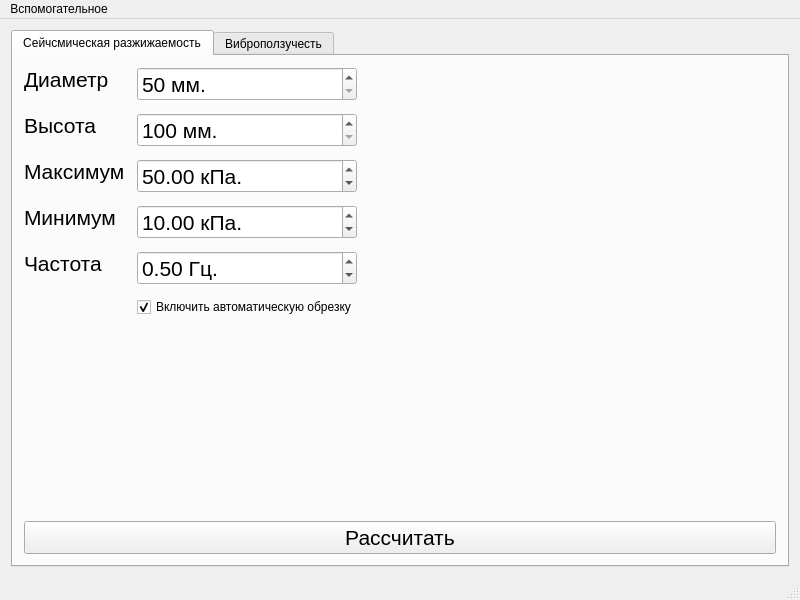
<?xml version="1.0" encoding="UTF-8"?>
<ui version="4.0">
 <class>MainWindow</class>
 <widget class="QMainWindow" name="MainWindow">
  <property name="geometry">
   <rect>
    <x>0</x>
    <y>0</y>
    <width>800</width>
    <height>600</height>
   </rect>
  </property>
  <property name="acceptDrops">
   <bool>true</bool>
  </property>
  <property name="windowTitle">
   <string>LigaVibroLab</string>
  </property>
  <property name="windowIcon">
   <iconset>
    <normaloff>../../Downloads/ground.png</normaloff>../../Downloads/ground.png</iconset>
  </property>
  <widget class="QWidget" name="centralWidget">
   <layout class="QHBoxLayout" name="horizontalLayout">
    <item>
     <widget class="QTabWidget" name="tabWidget">
      <property name="sizePolicy">
       <sizepolicy hsizetype="Expanding" vsizetype="Expanding">
        <horstretch>0</horstretch>
        <verstretch>0</verstretch>
       </sizepolicy>
      </property>
      <property name="currentIndex">
       <number>0</number>
      </property>
      <widget class="QWidget" name="seismic">
       <attribute name="title">
        <string>Сейчсмическая разжижаемость</string>
       </attribute>
       <layout class="QVBoxLayout" name="verticalLayout_3">
        <item>
         <layout class="QHBoxLayout" name="horizontalLayout_3">
          <item>
           <layout class="QFormLayout" name="formLayout_2">
            <property name="horizontalSpacing">
             <number>12</number>
            </property>
            <property name="verticalSpacing">
             <number>12</number>
            </property>
            <item row="0" column="0">
             <widget class="QLabel" name="label_9">
              <property name="sizePolicy">
               <sizepolicy hsizetype="Fixed" vsizetype="Fixed">
                <horstretch>0</horstretch>
                <verstretch>0</verstretch>
               </sizepolicy>
              </property>
              <property name="font">
               <font>
                <pointsize>16</pointsize>
               </font>
              </property>
              <property name="text">
               <string>Диаметр</string>
              </property>
             </widget>
            </item>
            <item row="0" column="1">
             <widget class="QSpinBox" name="diametrs_2">
              <property name="font">
               <font>
                <pointsize>16</pointsize>
               </font>
              </property>
              <property name="suffix">
               <string> мм.</string>
              </property>
              <property name="prefix">
               <string/>
              </property>
              <property name="minimum">
               <number>50</number>
              </property>
              <property name="maximum">
               <number>500</number>
              </property>
              <property name="singleStep">
               <number>10</number>
              </property>
             </widget>
            </item>
            <item row="1" column="0">
             <widget class="QLabel" name="label_10">
              <property name="sizePolicy">
               <sizepolicy hsizetype="Fixed" vsizetype="Fixed">
                <horstretch>0</horstretch>
                <verstretch>0</verstretch>
               </sizepolicy>
              </property>
              <property name="font">
               <font>
                <pointsize>16</pointsize>
               </font>
              </property>
              <property name="text">
               <string>Высота</string>
              </property>
             </widget>
            </item>
            <item row="1" column="1">
             <widget class="QSpinBox" name="height_2">
              <property name="font">
               <font>
                <pointsize>16</pointsize>
               </font>
              </property>
              <property name="suffix">
               <string> мм.</string>
              </property>
              <property name="prefix">
               <string/>
              </property>
              <property name="minimum">
               <number>100</number>
              </property>
              <property name="maximum">
               <number>500</number>
              </property>
              <property name="singleStep">
               <number>10</number>
              </property>
             </widget>
            </item>
            <item row="2" column="0">
             <widget class="QLabel" name="label_11">
              <property name="sizePolicy">
               <sizepolicy hsizetype="Fixed" vsizetype="Fixed">
                <horstretch>0</horstretch>
                <verstretch>0</verstretch>
               </sizepolicy>
              </property>
              <property name="font">
               <font>
                <pointsize>16</pointsize>
               </font>
              </property>
              <property name="text">
               <string>Максимум</string>
              </property>
             </widget>
            </item>
            <item row="2" column="1">
             <widget class="QDoubleSpinBox" name="maxAmpl_2">
              <property name="font">
               <font>
                <pointsize>16</pointsize>
               </font>
              </property>
              <property name="suffix">
               <string> кПа.</string>
              </property>
              <property name="maximum">
               <double>1000.000000000000000</double>
              </property>
              <property name="value">
               <double>50.000000000000000</double>
              </property>
             </widget>
            </item>
            <item row="3" column="0">
             <widget class="QLabel" name="label_13">
              <property name="sizePolicy">
               <sizepolicy hsizetype="Fixed" vsizetype="Fixed">
                <horstretch>0</horstretch>
                <verstretch>0</verstretch>
               </sizepolicy>
              </property>
              <property name="font">
               <font>
                <pointsize>16</pointsize>
               </font>
              </property>
              <property name="text">
               <string>Минимум</string>
              </property>
             </widget>
            </item>
            <item row="3" column="1">
             <widget class="QDoubleSpinBox" name="minAmpl_2">
              <property name="font">
               <font>
                <pointsize>16</pointsize>
               </font>
              </property>
              <property name="suffix">
               <string> кПа.</string>
              </property>
              <property name="maximum">
               <double>1000.000000000000000</double>
              </property>
              <property name="value">
               <double>10.000000000000000</double>
              </property>
             </widget>
            </item>
            <item row="4" column="0">
             <widget class="QLabel" name="label_12">
              <property name="sizePolicy">
               <sizepolicy hsizetype="Fixed" vsizetype="Fixed">
                <horstretch>0</horstretch>
                <verstretch>0</verstretch>
               </sizepolicy>
              </property>
              <property name="font">
               <font>
                <pointsize>16</pointsize>
               </font>
              </property>
              <property name="text">
               <string>Частота</string>
              </property>
             </widget>
            </item>
            <item row="4" column="1">
             <widget class="QDoubleSpinBox" name="frquency_2">
              <property name="font">
               <font>
                <pointsize>16</pointsize>
               </font>
              </property>
              <property name="suffix">
               <string> Гц.</string>
              </property>
              <property name="maximum">
               <double>10.000000000000000</double>
              </property>
              <property name="singleStep">
               <double>0.100000000000000</double>
              </property>
              <property name="value">
               <double>0.500000000000000</double>
              </property>
             </widget>
            </item>
            <item row="5" column="1">
             <widget class="QCheckBox" name="checkBox_2">
              <property name="text">
               <string>Включить автоматическую обрезку</string>
              </property>
              <property name="checked">
               <bool>true</bool>
              </property>
              <property name="tristate">
               <bool>false</bool>
              </property>
             </widget>
            </item>
           </layout>
          </item>
          <item>
           <spacer name="horizontalSpacer_3">
            <property name="orientation">
             <enum>Qt::Orientation::Horizontal</enum>
            </property>
            <property name="sizeHint" stdset="0">
             <size>
              <width>40</width>
              <height>20</height>
             </size>
            </property>
           </spacer>
          </item>
          <item>
           <spacer name="horizontalSpacer_4">
            <property name="orientation">
             <enum>Qt::Orientation::Horizontal</enum>
            </property>
            <property name="sizeHint" stdset="0">
             <size>
              <width>40</width>
              <height>20</height>
             </size>
            </property>
           </spacer>
          </item>
          <item>
           <layout class="QVBoxLayout" name="verticalLayout">
            <item>
             <spacer name="verticalSpacer">
              <property name="orientation">
               <enum>Qt::Orientation::Vertical</enum>
              </property>
              <property name="sizeType">
               <enum>QSizePolicy::Policy::Expanding</enum>
              </property>
              <property name="sizeHint" stdset="0">
               <size>
                <width>20</width>
                <height>40</height>
               </size>
              </property>
             </spacer>
            </item>
            <item>
             <widget class="QLabel" name="label">
              <property name="maximumSize">
               <size>
                <width>335</width>
                <height>75</height>
               </size>
              </property>
              <property name="text">
               <string/>
              </property>
              <property name="pixmap">
               <pixmap resource="resources.qrc">:/files/logo.png</pixmap>
              </property>
              <property name="scaledContents">
               <bool>true</bool>
              </property>
             </widget>
            </item>
            <item>
             <spacer name="verticalSpacer_2">
              <property name="orientation">
               <enum>Qt::Orientation::Vertical</enum>
              </property>
              <property name="sizeType">
               <enum>QSizePolicy::Policy::Maximum</enum>
              </property>
              <property name="sizeHint" stdset="0">
               <size>
                <width>20</width>
                <height>40</height>
               </size>
              </property>
             </spacer>
            </item>
           </layout>
          </item>
         </layout>
        </item>
        <item>
         <widget class="QPushButton" name="calculateVibro_2">
          <property name="font">
           <font>
            <pointsize>16</pointsize>
           </font>
          </property>
          <property name="text">
           <string>Рассчитать</string>
          </property>
         </widget>
        </item>
       </layout>
      </widget>
      <widget class="QWidget" name="vibrocreep">
       <attribute name="title">
        <string>Виброползучесть</string>
       </attribute>
       <layout class="QVBoxLayout" name="verticalLayout_4">
        <item>
         <layout class="QHBoxLayout" name="horizontalLayout_2">
          <item>
           <layout class="QFormLayout" name="formLayout">
            <property name="horizontalSpacing">
             <number>12</number>
            </property>
            <property name="verticalSpacing">
             <number>12</number>
            </property>
            <item row="0" column="0">
             <widget class="QLabel" name="label_5">
              <property name="sizePolicy">
               <sizepolicy hsizetype="Fixed" vsizetype="Fixed">
                <horstretch>0</horstretch>
                <verstretch>0</verstretch>
               </sizepolicy>
              </property>
              <property name="font">
               <font>
                <pointsize>16</pointsize>
               </font>
              </property>
              <property name="text">
               <string>Диаметр</string>
              </property>
             </widget>
            </item>
            <item row="0" column="1">
             <widget class="QSpinBox" name="diametrs">
              <property name="font">
               <font>
                <pointsize>16</pointsize>
               </font>
              </property>
              <property name="suffix">
               <string> мм.</string>
              </property>
              <property name="prefix">
               <string/>
              </property>
              <property name="minimum">
               <number>50</number>
              </property>
              <property name="maximum">
               <number>500</number>
              </property>
              <property name="singleStep">
               <number>10</number>
              </property>
             </widget>
            </item>
            <item row="1" column="0">
             <widget class="QLabel" name="label_6">
              <property name="sizePolicy">
               <sizepolicy hsizetype="Fixed" vsizetype="Fixed">
                <horstretch>0</horstretch>
                <verstretch>0</verstretch>
               </sizepolicy>
              </property>
              <property name="font">
               <font>
                <pointsize>16</pointsize>
               </font>
              </property>
              <property name="text">
               <string>Высота</string>
              </property>
             </widget>
            </item>
            <item row="1" column="1">
             <widget class="QSpinBox" name="height">
              <property name="font">
               <font>
                <pointsize>16</pointsize>
               </font>
              </property>
              <property name="suffix">
               <string> мм.</string>
              </property>
              <property name="prefix">
               <string/>
              </property>
              <property name="minimum">
               <number>100</number>
              </property>
              <property name="maximum">
               <number>500</number>
              </property>
              <property name="singleStep">
               <number>10</number>
              </property>
             </widget>
            </item>
            <item row="2" column="0">
             <widget class="QLabel" name="label_7">
              <property name="sizePolicy">
               <sizepolicy hsizetype="Fixed" vsizetype="Fixed">
                <horstretch>0</horstretch>
                <verstretch>0</verstretch>
               </sizepolicy>
              </property>
              <property name="font">
               <font>
                <pointsize>16</pointsize>
               </font>
              </property>
              <property name="text">
               <string>Максимум</string>
              </property>
             </widget>
            </item>
            <item row="2" column="1">
             <widget class="QDoubleSpinBox" name="maxAmpl">
              <property name="font">
               <font>
                <pointsize>16</pointsize>
               </font>
              </property>
              <property name="suffix">
               <string> кПа.</string>
              </property>
              <property name="maximum">
               <double>1000.000000000000000</double>
              </property>
              <property name="value">
               <double>50.000000000000000</double>
              </property>
             </widget>
            </item>
            <item row="3" column="0">
             <widget class="QLabel" name="label_14">
              <property name="sizePolicy">
               <sizepolicy hsizetype="Fixed" vsizetype="Fixed">
                <horstretch>0</horstretch>
                <verstretch>0</verstretch>
               </sizepolicy>
              </property>
              <property name="font">
               <font>
                <pointsize>16</pointsize>
               </font>
              </property>
              <property name="text">
               <string>Минимум</string>
              </property>
             </widget>
            </item>
            <item row="3" column="1">
             <widget class="QDoubleSpinBox" name="minAmpl">
              <property name="font">
               <font>
                <pointsize>16</pointsize>
               </font>
              </property>
              <property name="suffix">
               <string> кПа.</string>
              </property>
              <property name="maximum">
               <double>1000.000000000000000</double>
              </property>
              <property name="value">
               <double>10.000000000000000</double>
              </property>
             </widget>
            </item>
            <item row="4" column="0">
             <widget class="QLabel" name="label_8">
              <property name="sizePolicy">
               <sizepolicy hsizetype="Fixed" vsizetype="Fixed">
                <horstretch>0</horstretch>
                <verstretch>0</verstretch>
               </sizepolicy>
              </property>
              <property name="font">
               <font>
                <pointsize>16</pointsize>
               </font>
              </property>
              <property name="text">
               <string>Частота</string>
              </property>
             </widget>
            </item>
            <item row="4" column="1">
             <widget class="QDoubleSpinBox" name="frquency">
              <property name="font">
               <font>
                <pointsize>16</pointsize>
               </font>
              </property>
              <property name="suffix">
               <string> Гц.</string>
              </property>
              <property name="maximum">
               <double>10.000000000000000</double>
              </property>
              <property name="singleStep">
               <double>0.100000000000000</double>
              </property>
              <property name="value">
               <double>0.500000000000000</double>
              </property>
             </widget>
            </item>
            <item row="5" column="1">
             <widget class="QCheckBox" name="checkBox">
              <property name="text">
               <string>Включить автоматическую обрезку</string>
              </property>
              <property name="checked">
               <bool>true</bool>
              </property>
              <property name="tristate">
               <bool>false</bool>
              </property>
             </widget>
            </item>
           </layout>
          </item>
          <item>
           <spacer name="horizontalSpacer_2">
            <property name="orientation">
             <enum>Qt::Orientation::Horizontal</enum>
            </property>
            <property name="sizeHint" stdset="0">
             <size>
              <width>40</width>
              <height>20</height>
             </size>
            </property>
           </spacer>
          </item>
          <item>
           <spacer name="horizontalSpacer">
            <property name="orientation">
             <enum>Qt::Orientation::Horizontal</enum>
            </property>
            <property name="sizeHint" stdset="0">
             <size>
              <width>40</width>
              <height>20</height>
             </size>
            </property>
           </spacer>
          </item>
          <item>
           <layout class="QVBoxLayout" name="verticalLayout_2">
            <item>
             <spacer name="verticalSpacer_3">
              <property name="orientation">
               <enum>Qt::Orientation::Vertical</enum>
              </property>
              <property name="sizeHint" stdset="0">
               <size>
                <width>20</width>
                <height>40</height>
               </size>
              </property>
             </spacer>
            </item>
            <item>
             <widget class="QLabel" name="label_2">
              <property name="maximumSize">
               <size>
                <width>335</width>
                <height>75</height>
               </size>
              </property>
              <property name="text">
               <string/>
              </property>
              <property name="pixmap">
               <pixmap resource="resources.qrc">:/files/logo.png</pixmap>
              </property>
              <property name="scaledContents">
               <bool>true</bool>
              </property>
             </widget>
            </item>
            <item>
             <spacer name="verticalSpacer_4">
              <property name="orientation">
               <enum>Qt::Orientation::Vertical</enum>
              </property>
              <property name="sizeType">
               <enum>QSizePolicy::Policy::Minimum</enum>
              </property>
              <property name="sizeHint" stdset="0">
               <size>
                <width>20</width>
                <height>40</height>
               </size>
              </property>
             </spacer>
            </item>
           </layout>
          </item>
         </layout>
        </item>
        <item>
         <widget class="QPushButton" name="calculateVibro">
          <property name="font">
           <font>
            <pointsize>16</pointsize>
           </font>
          </property>
          <property name="text">
           <string>Рассчитать</string>
          </property>
         </widget>
        </item>
       </layout>
      </widget>
     </widget>
    </item>
   </layout>
  </widget>
  <widget class="QMenuBar" name="menuBar">
   <property name="geometry">
    <rect>
     <x>0</x>
     <y>0</y>
     <width>800</width>
     <height>22</height>
    </rect>
   </property>
   <widget class="QMenu" name="menu">
    <property name="title">
     <string>Вспомогательное</string>
    </property>
    <addaction name="action"/>
   </widget>
   <addaction name="menu"/>
  </widget>
  <widget class="QStatusBar" name="statusBar"/>
  <action name="action">
   <property name="text">
    <string>Амплитуда</string>
   </property>
  </action>
 </widget>
 <layoutdefault spacing="6" margin="11"/>
 <resources>
  <include location="resources.qrc"/>
 </resources>
 <connections/>
</ui>
